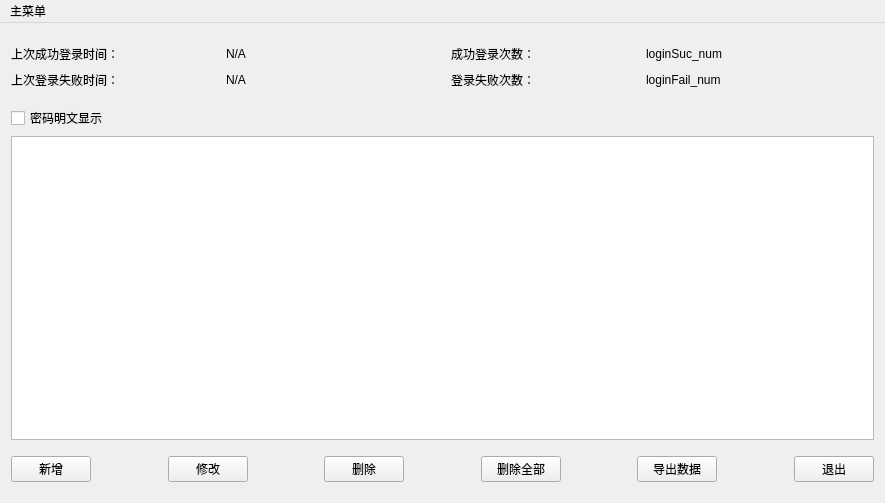
<?xml version="1.0" encoding="UTF-8"?>
<ui version="4.0">
 <class>MainWindow</class>
 <widget class="QMainWindow" name="MainWindow">
  <property name="geometry">
   <rect>
    <x>0</x>
    <y>0</y>
    <width>885</width>
    <height>503</height>
   </rect>
  </property>
  <property name="windowTitle">
   <string/>
  </property>
  <widget class="QWidget" name="centralWidget">
   <layout class="QVBoxLayout" name="verticalLayout">
    <item>
     <spacer name="verticalSpacer_4">
      <property name="orientation">
       <enum>Qt::Vertical</enum>
      </property>
      <property name="sizeType">
       <enum>QSizePolicy::Fixed</enum>
      </property>
      <property name="sizeHint" stdset="0">
       <size>
        <width>20</width>
        <height>10</height>
       </size>
      </property>
     </spacer>
    </item>
    <item>
     <layout class="QHBoxLayout" name="horizontalLayout_5">
      <item>
       <layout class="QHBoxLayout" name="horizontalLayout">
        <item>
         <widget class="QLabel" name="label_2">
          <property name="text">
           <string>上次成功登录时间：</string>
          </property>
         </widget>
        </item>
        <item>
         <widget class="QLabel" name="loginSuc_time">
          <property name="text">
           <string>N/A</string>
          </property>
         </widget>
        </item>
       </layout>
      </item>
      <item>
       <spacer name="horizontalSpacer">
        <property name="orientation">
         <enum>Qt::Horizontal</enum>
        </property>
        <property name="sizeType">
         <enum>QSizePolicy::Fixed</enum>
        </property>
        <property name="sizeHint" stdset="0">
         <size>
          <width>10</width>
          <height>20</height>
         </size>
        </property>
       </spacer>
      </item>
      <item>
       <layout class="QHBoxLayout" name="horizontalLayout_2">
        <item>
         <widget class="QLabel" name="label_5">
          <property name="text">
           <string>成功登录次数：</string>
          </property>
         </widget>
        </item>
        <item>
         <widget class="QLabel" name="loginSuc_num">
          <property name="text">
           <string>loginSuc_num</string>
          </property>
         </widget>
        </item>
        <item>
         <spacer name="horizontalSpacer_7">
          <property name="orientation">
           <enum>Qt::Horizontal</enum>
          </property>
          <property name="sizeType">
           <enum>QSizePolicy::Fixed</enum>
          </property>
          <property name="sizeHint" stdset="0">
           <size>
            <width>40</width>
            <height>20</height>
           </size>
          </property>
         </spacer>
        </item>
       </layout>
      </item>
     </layout>
    </item>
    <item>
     <layout class="QHBoxLayout" name="horizontalLayout_6">
      <item>
       <layout class="QHBoxLayout" name="horizontalLayout_3">
        <item>
         <widget class="QLabel" name="label_6">
          <property name="text">
           <string>上次登录失败时间：</string>
          </property>
         </widget>
        </item>
        <item>
         <widget class="QLabel" name="loginFail_time">
          <property name="text">
           <string>N/A</string>
          </property>
         </widget>
        </item>
       </layout>
      </item>
      <item>
       <spacer name="horizontalSpacer_2">
        <property name="orientation">
         <enum>Qt::Horizontal</enum>
        </property>
        <property name="sizeType">
         <enum>QSizePolicy::Fixed</enum>
        </property>
        <property name="sizeHint" stdset="0">
         <size>
          <width>10</width>
          <height>20</height>
         </size>
        </property>
       </spacer>
      </item>
      <item>
       <layout class="QHBoxLayout" name="horizontalLayout_4">
        <item>
         <widget class="QLabel" name="label_8">
          <property name="text">
           <string>登录失败次数：</string>
          </property>
         </widget>
        </item>
        <item>
         <widget class="QLabel" name="loginFail_num">
          <property name="text">
           <string>loginFail_num</string>
          </property>
         </widget>
        </item>
        <item>
         <spacer name="horizontalSpacer_6">
          <property name="orientation">
           <enum>Qt::Horizontal</enum>
          </property>
          <property name="sizeType">
           <enum>QSizePolicy::Fixed</enum>
          </property>
          <property name="sizeHint" stdset="0">
           <size>
            <width>40</width>
            <height>20</height>
           </size>
          </property>
         </spacer>
        </item>
       </layout>
      </item>
     </layout>
    </item>
    <item>
     <spacer name="verticalSpacer_3">
      <property name="orientation">
       <enum>Qt::Vertical</enum>
      </property>
      <property name="sizeType">
       <enum>QSizePolicy::Fixed</enum>
      </property>
      <property name="sizeHint" stdset="0">
       <size>
        <width>20</width>
        <height>10</height>
       </size>
      </property>
     </spacer>
    </item>
    <item>
     <widget class="QCheckBox" name="showClearText">
      <property name="text">
       <string>密码明文显示</string>
      </property>
     </widget>
    </item>
    <item>
     <widget class="QTableWidget" name="accountInfoView"/>
    </item>
    <item>
     <spacer name="verticalSpacer">
      <property name="orientation">
       <enum>Qt::Vertical</enum>
      </property>
      <property name="sizeType">
       <enum>QSizePolicy::Fixed</enum>
      </property>
      <property name="sizeHint" stdset="0">
       <size>
        <width>20</width>
        <height>10</height>
       </size>
      </property>
     </spacer>
    </item>
    <item>
     <layout class="QHBoxLayout" name="horizontalLayout_7">
      <item>
       <widget class="QPushButton" name="addBtn">
        <property name="text">
         <string>新增</string>
        </property>
       </widget>
      </item>
      <item>
       <spacer name="horizontalSpacer_3">
        <property name="orientation">
         <enum>Qt::Horizontal</enum>
        </property>
        <property name="sizeHint" stdset="0">
         <size>
          <width>40</width>
          <height>20</height>
         </size>
        </property>
       </spacer>
      </item>
      <item>
       <widget class="QPushButton" name="editBtn">
        <property name="text">
         <string>修改</string>
        </property>
       </widget>
      </item>
      <item>
       <spacer name="horizontalSpacer_4">
        <property name="orientation">
         <enum>Qt::Horizontal</enum>
        </property>
        <property name="sizeHint" stdset="0">
         <size>
          <width>40</width>
          <height>20</height>
         </size>
        </property>
       </spacer>
      </item>
      <item>
       <widget class="QPushButton" name="deleteBtn">
        <property name="text">
         <string>删除</string>
        </property>
       </widget>
      </item>
      <item>
       <spacer name="horizontalSpacer_8">
        <property name="orientation">
         <enum>Qt::Horizontal</enum>
        </property>
        <property name="sizeHint" stdset="0">
         <size>
          <width>40</width>
          <height>20</height>
         </size>
        </property>
       </spacer>
      </item>
      <item>
       <widget class="QPushButton" name="deleteAllBtn">
        <property name="text">
         <string>删除全部</string>
        </property>
       </widget>
      </item>
      <item>
       <spacer name="horizontalSpacer_9">
        <property name="orientation">
         <enum>Qt::Horizontal</enum>
        </property>
        <property name="sizeHint" stdset="0">
         <size>
          <width>40</width>
          <height>20</height>
         </size>
        </property>
       </spacer>
      </item>
      <item>
       <widget class="QPushButton" name="exportBtn">
        <property name="text">
         <string>导出数据</string>
        </property>
       </widget>
      </item>
      <item>
       <spacer name="horizontalSpacer_5">
        <property name="orientation">
         <enum>Qt::Horizontal</enum>
        </property>
        <property name="sizeHint" stdset="0">
         <size>
          <width>40</width>
          <height>20</height>
         </size>
        </property>
       </spacer>
      </item>
      <item>
       <widget class="QPushButton" name="exitBtn">
        <property name="text">
         <string>退出</string>
        </property>
       </widget>
      </item>
     </layout>
    </item>
    <item>
     <spacer name="verticalSpacer_2">
      <property name="orientation">
       <enum>Qt::Vertical</enum>
      </property>
      <property name="sizeType">
       <enum>QSizePolicy::Fixed</enum>
      </property>
      <property name="sizeHint" stdset="0">
       <size>
        <width>20</width>
        <height>10</height>
       </size>
      </property>
     </spacer>
    </item>
   </layout>
  </widget>
  <widget class="QMenuBar" name="menuBar">
   <property name="geometry">
    <rect>
     <x>0</x>
     <y>0</y>
     <width>885</width>
     <height>23</height>
    </rect>
   </property>
   <widget class="QMenu" name="menu">
    <property name="title">
     <string>主菜单</string>
    </property>
    <addaction name="changePwdAction"/>
    <addaction name="showIntroAction"/>
    <addaction name="exitAction"/>
   </widget>
   <addaction name="menu"/>
  </widget>
  <action name="changePwdAction">
   <property name="text">
    <string>修改密码</string>
   </property>
  </action>
  <action name="action_2">
   <property name="text">
    <string>退出</string>
   </property>
  </action>
  <action name="showIntroAction">
   <property name="text">
    <string>关于密码簿</string>
   </property>
  </action>
  <action name="exitAction">
   <property name="text">
    <string>退出</string>
   </property>
  </action>
 </widget>
 <layoutdefault spacing="6" margin="11"/>
 <resources/>
 <connections/>
</ui>
